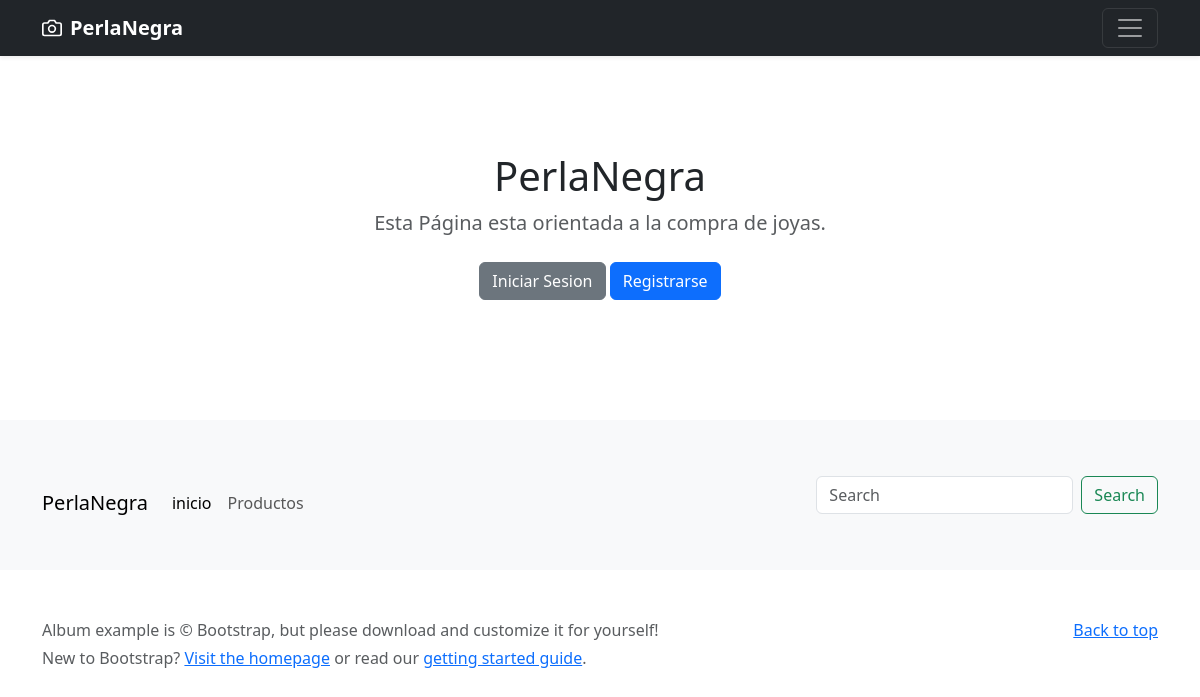
Before: / with the older database file.
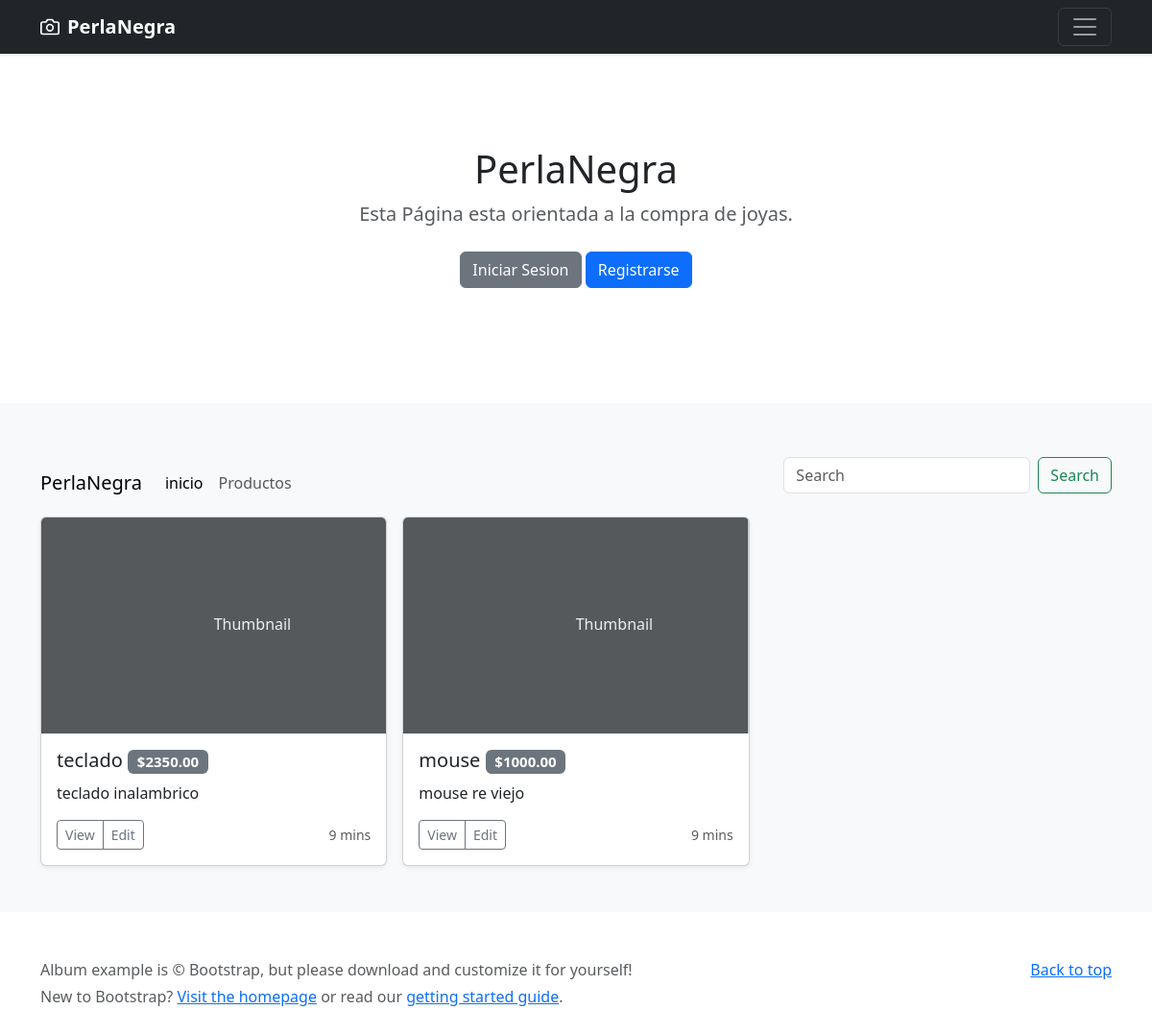
After: the same page with the newer database file.
### producto/models.py (models this page shows)
class Producto(models.Model):
    nombre = models.CharField(max_length=255)
    precio = models.DecimalField(max_digits=6, decimal_places=2)
    descripcion = models.TextField()

### PerlaNegra/views.py (the view)
# urls.py: path('', views.inicio, name = 'inicio'),
def inicio(request):
    template_name = 'index.html'
    contexto = {
    'producto': Producto.objects.all()
}
    return render(request, template_name, contexto)

### templates/index.html (shortened to what this page needs)
{% extends 'base/base.html' %}
{% block contenido %}
<div class="row row-cols-1 row-cols-sm-2 row-cols-md-3 g-3">
  {% for p in producto%}
  <div class="col">
    <div class="card shadow-sm">
      <svg class="bd-placeholder-img card-img-top" width="100%" height="225" xmlns="http://www.w3.org/2000/svg"
        role="img" aria-label="Placeholder: Thumbnail" preserveAspectRatio="xMidYMid slice" focusable="false">
        <rect width="100%" height="100%" fill="#55595c"></rect><text x="50%" y="50%" fill="#eceeef"
          dy=".3em">Thumbnail</text>
      </svg>
      <div class="card-body">
        <h5 class="card-title">{{p.nombre}} <span class="badge bg-secondary">${{p.precio}}</span></h5>
        <p class="card-text">{{p.descripcion}}</p>
        <div class="d-flex justify-content-between align-items-center">
          <div class="btn-group">
            <button type="button" class="btn btn-sm btn-outline-secondary">View</button>
            <button type="button" class="btn btn-sm btn-outline-secondary">Edit</button>
          </div>
          <small class="text-muted">9 mins</small>
        </div>
      </div>
    </div>
  </div>
  {% endfor %}
</div>
{% endblock contenido %}

### templates/base/base.html (shortened to what this page needs)
  <html lang="en"><head>
    <link href="https://cdn.jsdelivr.net/npm/bootstrap@5.3.0-alpha1/dist/css/bootstrap.min.css" rel="stylesheet">
    </head>
  <body>
<header>
  <div class="navbar navbar-dark bg-dark shadow-sm">
    <div class="container">
      <a href="#" class="navbar-brand d-flex align-items-center">
        <strong>PerlaNegra</strong>
      </a>
      <button class="navbar-toggler" type="button" data-bs-toggle="collapse" data-bs-target="#navbarHeader" aria-controls="navbarHeader" aria-expanded="false" aria-label="Toggle navigation">
        <span class="navbar-toggler-icon"></span>
      </button>
    </div>
  </div>
</header>
<main>
  <section class="py-5 text-center container">
    <div class="row py-lg-5">
      <div class="col-lg-6 col-md-8 mx-auto">
        <h1 class="fw-light">PerlaNegra</h1>
        <p class="lead text-muted">Esta Página esta orientada a la compra de joyas.</p>
        <p>
          {% if user.is_authenticated %}
          <a href="{% url 'logout' %}" class="btn btn-secondary my-2">Cerrar Sesion</a>
          {% else %}
          <a href="{% url 'login' %}" class="btn btn-secondary my-2">Iniciar Sesion</a>
          <a href="#" class="btn btn-primary my-2">Registrarse</a>
          {% endif %}
        </p>
      </div>
    </div>
  </section>
  <div class="album py-5 bg-light">
    <div class="container">
      <div class="row">
        <nav class="navbar navbar-expand-lg bg-body-tertiary">
          <div class="container-fluid">
            <a class="navbar-brand" href="#">PerlaNegra</a>
            <div class="collapse navbar-collapse" id="navbarSupportedContent">
              <ul class="navbar-nav me-auto mb-2 mb-lg-0">
                <li class="nav-item">
                  <a class="nav-link active" aria-current="page" href="{% url 'inicio' %}">inicio</a>
                </li>
                <li class="nav-item">
                  <a class="nav-link" href="{% url 'producto:admin_listado_de_producto' %}">Productos</a>
                </li>
              </ul>
              <form class="d-flex" role="search">
                <input class="form-control me-2" type="search" placeholder="Search" aria-label="Search">
                <button class="btn btn-outline-success" type="submit">Search</button>
              </form>
            </div>
          </div>
        </nav>
      </div>
      {% block contenido %}
      {% endblock contenido %}
    </div>
  </div>
</main>
<footer class="text-muted py-5">
  <div class="container">
    <p class="float-end mb-1">
      <a href="#">Back to top</a>
    </p>
    <p class="mb-1">Album example is © Bootstrap, but please download and customize it for yourself!</p>
    <p class="mb-0">New to Bootstrap? <a href="/">Visit the homepage</a> or read our <a href="/docs/5.3/getting-started/introduction/">getting started guide</a>.</p>
  </div>
</footer>
</body>
</html>

Changed rows visible on the page:
added Producto: nombre "teclado", precio "2350.00", descripcion "teclado inalambrico"
added Producto: nombre "mouse", precio "1000.00", descripcion "mouse re viejo"
